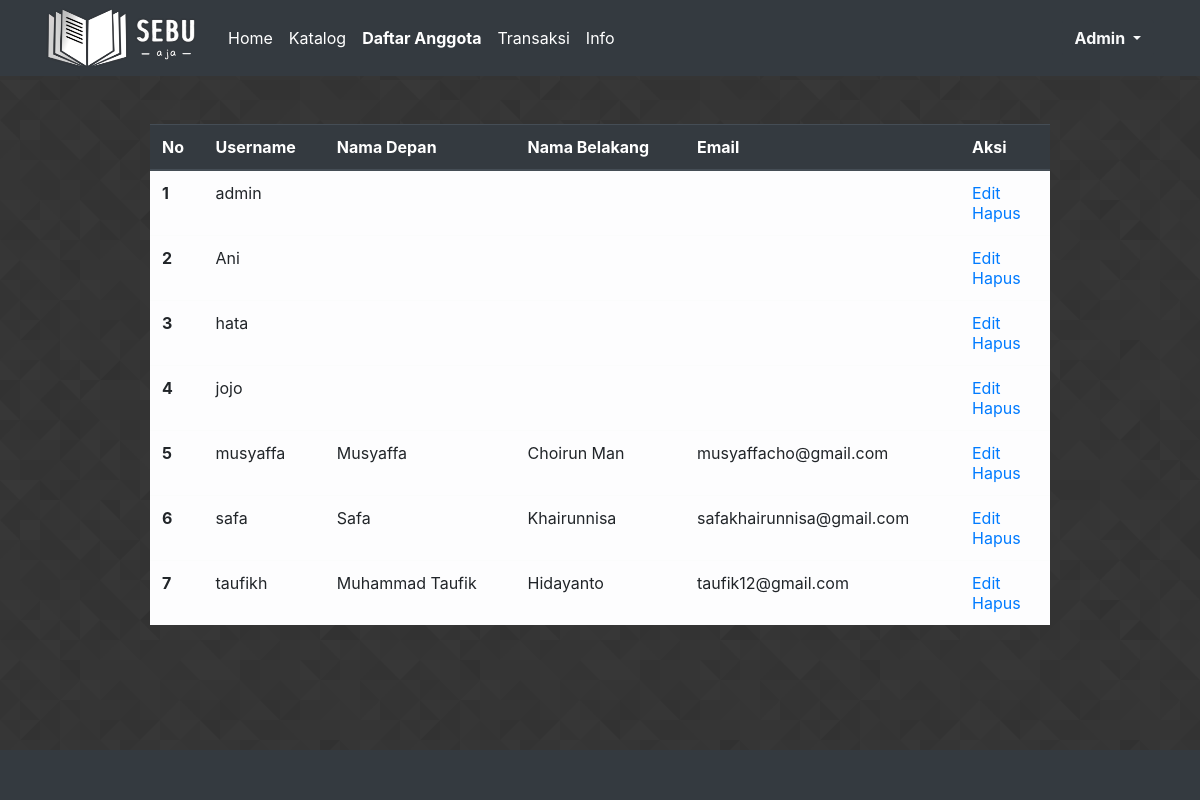
The page /index.php?target=daftar_anggota (signed in) on the database its author committed.
### tables this page shows
CREATE TABLE IF NOT EXISTS `user` (
  `username` varchar(10) NOT NULL,
  `password` varchar(255) NOT NULL,
  `nm_dpn` varchar(15) NOT NULL,
  `nm_blk` varchar(15) NOT NULL,
  `email` varchar(30) NOT NULL,
  `level` varchar(20) NOT NULL
);

### daftar_anggota.php (the view, shortened to what this page needs)
<?php
	require('database.php');
	$queryselect = "SELECT * FROM user ";
	$hasilselect = mysqli_query($koneksi1, $queryselect);
	$jumlah = mysqli_num_rows($hasilselect);
?>
<?php if($jumlah): ?>
	<div class="table-responsive d-flex justify-content-center">
		<table class="table w-75 px-3">
		  <thead class="thead-dark px-3">
		    <tr>
		      <th scope="col">No</th>
		      <th scope="col">Username</th>
		      <th scope="col">Nama Depan</th>
		      <th scope="col">Nama Belakang</th>
		      <th scope="col">Email</th>
		      <th scope="col">Aksi</th>
		    </tr>
		  </thead>
		  <tbody class="px-3">
		  	<?php $i = 1; ?>
		  	<?php while ($row = mysqli_fetch_array($hasilselect)): ?>
		  		<tr class="table-light">
		  			<th scope="row"><?php echo $i++ ?></td>
			  		<td><?php echo $row['username'] ?></td>
			  		<td><?php echo $row['nm_dpn'] ?></td>
			  		<td><?php echo $row['nm_blk'] ?></td>
			  		<td><?php echo $row['email'] ?></td>
			  		<td style="width: 10%">
			  			<a href="index.php?target=edit&id_buku= <?php echo $row['id_buku'] ?>">Edit</a>
			  			<a href="index.php?target=hapus&id_buku= <?php echo $row['id_buku'] ?>">Hapus</a>
			  		</td>
		  		</tr>
		  	<?php endwhile ?>
		  </tbody>
		</table>
<?php endif ?>

### index.php (style rules this page uses)
body { background-image: url(gambar/background/prism.png); }

### rows shown on the page
user: username "admin"
user: username "Ani"
user: username "hata"
user: username "jojo"
user: username "musyaffa", nm_dpn "Musyaffa", nm_blk "Choirun Man", email "musyaffacho@gmail.com"
user: username "safa", nm_dpn "Safa", nm_blk "Khairunnisa", email "safakhairunnisa@gmail.com"
user: username "taufikh", nm_dpn "Muhammad Taufik", nm_blk "Hidayanto", email "taufik12@gmail.com"

### other values the page prints
$_SESSION['username'] "Admin"
